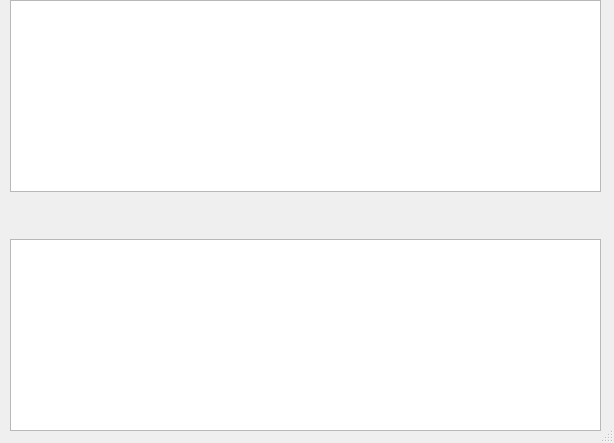
<?xml version="1.0" encoding="UTF-8"?>
<ui version="4.0">
 <class>DialogGrammarAnalyzer</class>
 <widget class="QDialog" name="DialogGrammarAnalyzer">
  <property name="geometry">
   <rect>
    <x>0</x>
    <y>0</y>
    <width>614</width>
    <height>443</height>
   </rect>
  </property>
  <property name="windowTitle">
   <string>Grammar Analyzer</string>
  </property>
  <property name="locale">
   <locale language="English" country="UnitedStates"/>
  </property>
  <property name="sizeGripEnabled">
   <bool>true</bool>
  </property>
  <widget class="QWidget" name="verticalLayoutWidget">
   <property name="geometry">
    <rect>
     <x>10</x>
     <y>0</y>
     <width>591</width>
     <height>431</height>
    </rect>
   </property>
   <layout class="QVBoxLayout" name="verticalLayout">
    <item>
     <widget class="QTextEdit" name="textEdit">
      <property name="sizePolicy">
       <sizepolicy hsizetype="Expanding" vsizetype="Fixed">
        <horstretch>0</horstretch>
        <verstretch>0</verstretch>
       </sizepolicy>
      </property>
     </widget>
    </item>
    <item>
     <spacer name="verticalSpacer">
      <property name="orientation">
       <enum>Qt::Vertical</enum>
      </property>
      <property name="sizeHint" stdset="0">
       <size>
        <width>20</width>
        <height>40</height>
       </size>
      </property>
     </spacer>
    </item>
    <item>
     <widget class="QTreeView" name="treeView"/>
    </item>
   </layout>
  </widget>
 </widget>
 <resources/>
 <connections/>
</ui>
